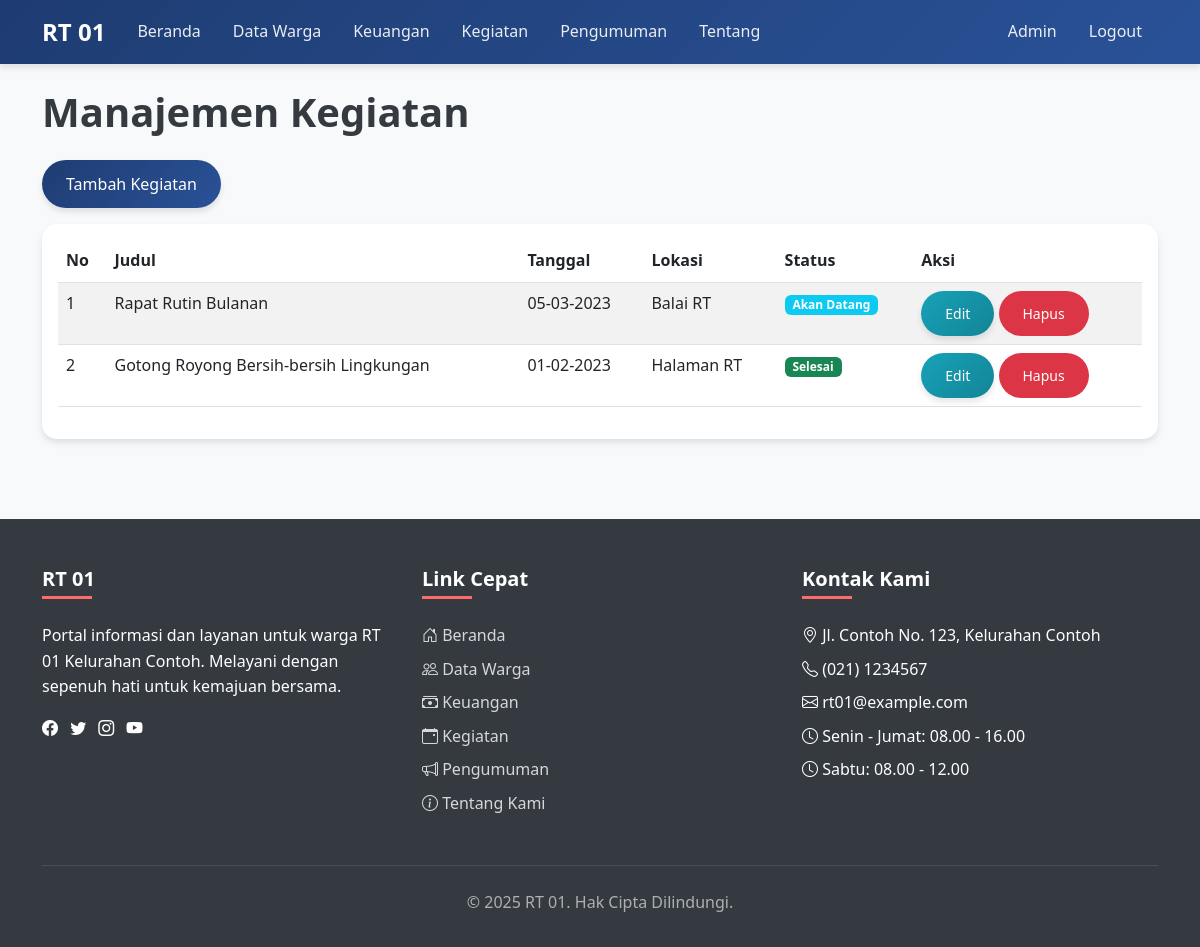
The page /public_html/admin/activities.php (signed in) on the database its author committed.
### tables this page shows
CREATE TABLE activities (
    id INT(11) PRIMARY KEY AUTO_INCREMENT,
    title VARCHAR(100) NOT NULL,
    date DATE NOT NULL,
    location VARCHAR(100) NOT NULL,
    description TEXT,
    status ENUM('upcoming', 'ongoing', 'completed') NOT NULL,
    created_at TIMESTAMP DEFAULT CURRENT_TIMESTAMP
);

### public_html/includes/functions.php (called while the page is built, shortened)
<?php
require_once __DIR__ . '/../config/database.php';
function fetchAll($query, $params = []) {
    global $pdo;
    try {
        $stmt = $pdo->prepare($query);
        $stmt->execute($params);
        return $stmt->fetchAll(PDO::FETCH_ASSOC);
    } catch (PDOException $e) {
        die("Query failed: " . $e->getMessage());
    }
}
function formatDate($date) {
    return date('d-m-Y', strtotime($date));
}
?>

### public_html/admin/activities.php (the view, shortened to what this page needs)
<?php
require_once '../includes/header.php';
require_once '../includes/navbar.php';
require_once '../includes/functions.php';
$activities = fetchAll("SELECT * FROM activities ORDER BY date DESC");
?>
<div class="container mt-4">
    <h1 class="mb-4">Manajemen Kegiatan</h1>
    <div class="d-flex justify-content-between mb-3">
        <a href="add_activity.php" class="btn btn-primary">Tambah Kegiatan</a>
    </div>
    <div class="card">
        <div class="card-body">
            <?php if (count($activities) > 0): ?>
                <div class="table-responsive">
                    <table class="table table-striped table-hover">
                        <thead>
                            <tr>
                                <th>No</th>
                                <th>Judul</th>
                                <th>Tanggal</th>
                                <th>Lokasi</th>
                                <th>Status</th>
                                <th>Aksi</th>
                            </tr>
                        </thead>
                        <tbody>
                            <?php $no = 1; ?>
                            <?php foreach ($activities as $activity): ?>
                                <tr>
                                    <td><?php echo $no++; ?></td>
                                    <td><?php echo $activity['title']; ?></td>
                                    <td><?php echo formatDate($activity['date']); ?></td>
                                    <td><?php echo $activity['location']; ?></td>
                                    <td>
                                        <?php if ($activity['status'] == 'upcoming'): ?>
                                            <span class="badge bg-info">Akan Datang</span>
                                        <?php elseif ($activity['status'] == 'ongoing'): ?>
                                            <span class="badge bg-warning">Sedang Berlangsung</span>
                                        <?php else: ?>
                                            <span class="badge bg-success">Selesai</span>
                                        <?php endif; ?>
                                    </td>
                                    <td>
                                        <a href="edit_activity.php?id=<?php echo $activity['id']; ?>" class="btn btn-sm btn-info">Edit</a>
                                        <a href="../process/delete_activity.php?id=<?php echo $activity['id']; ?>" class="btn btn-sm btn-danger" onclick="return confirm('Apakah Anda yakin ingin menghapus data ini?')">Hapus</a>
                                    </td>
                                </tr>
                            <?php endforeach; ?>
                        </tbody>
                    </table>
                </div>
            <?php else: ?>
                <div class="alert alert-info">Belum ada kegiatan.</div>
            <?php endif; ?>
        </div>
    </div>
</div>
<?php require_once '../includes/footer.php'; ?>

### assets/css/style.css (style rules this page uses)
body { font-family: 'Segoe UI', Tahoma, Geneva, Verdana, sans-serif; background-color: #f8f9fa; color: #343a40; line-height: 1.6; }
h1, h2, h3, h4, h5, h6 { font-weight: 600; margin-bottom: 1rem; }
a { text-decoration: none; color: #1e3c72; transition: all 0.3s ease; }
.btn { padding: 0.75rem 1.5rem; border-radius: 50px; font-weight: 500; transition: all 0.3s ease; border: none; cursor: pointer; }
.btn-primary { background: linear-gradient(135deg, #1e3c72, #2a5298); color: white; box-shadow: 0 4px 6px rgba(0, 0, 0, 0.1); }
.btn-info { background: linear-gradient(135deg, #17a2b8, #138496); color: white; box-shadow: 0 4px 6px rgba(0, 0, 0, 0.1); }
.card { border: none; border-radius: 15px; box-shadow: 0 4px 6px rgba(0, 0, 0, 0.1); transition: all 0.3s ease; margin-bottom: 1.5rem; }

### rows shown on the page
activities: title "Rapat Rutin Bulanan", date "05-03-2023", location "Balai RT", status "Akan Datang"
activities: title "Gotong Royong Bersih-bersih Lingkungan", date "01-02-2023", location "Halaman RT", status "Selesai"
